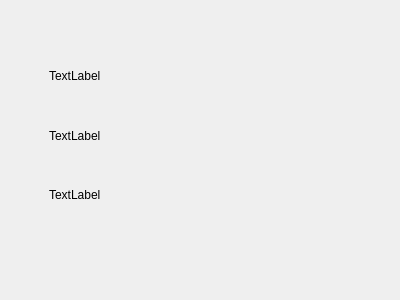
<?xml version="1.0" encoding="UTF-8"?>
<ui version="4.0">
 <class>Form</class>
 <widget class="QWidget" name="Form">
  <property name="geometry">
   <rect>
    <x>0</x>
    <y>0</y>
    <width>400</width>
    <height>300</height>
   </rect>
  </property>
  <property name="windowTitle">
   <string>Form</string>
  </property>
  <widget class="QStackedWidget" name="stackedWidget">
   <property name="geometry">
    <rect>
     <x>40</x>
     <y>40</y>
     <width>231</width>
     <height>191</height>
    </rect>
   </property>
   <property name="currentIndex">
    <number>0</number>
   </property>
   <widget class="QWidget" name="page">
    <layout class="QHBoxLayout" name="horizontalLayout">
     <item>
      <layout class="QVBoxLayout" name="verticalLayout">
       <item>
        <widget class="QLabel" name="label">
         <property name="text">
          <string>TextLabel</string>
         </property>
        </widget>
       </item>
       <item>
        <widget class="QLabel" name="label_3">
         <property name="text">
          <string>TextLabel</string>
         </property>
        </widget>
       </item>
       <item>
        <widget class="QLabel" name="label_2">
         <property name="text">
          <string>TextLabel</string>
         </property>
        </widget>
       </item>
      </layout>
     </item>
    </layout>
   </widget>
   <widget class="QWidget" name="page_2">
    <layout class="QVBoxLayout" name="verticalLayout_2">
     <item>
      <layout class="QHBoxLayout" name="horizontalLayout_2">
       <item>
        <widget class="QLabel" name="label_5">
         <property name="text">
          <string>TextLabel</string>
         </property>
        </widget>
       </item>
       <item>
        <widget class="QLabel" name="label_8">
         <property name="text">
          <string>TextLabel</string>
         </property>
        </widget>
       </item>
       <item>
        <widget class="QLabel" name="label_7">
         <property name="text">
          <string>TextLabel</string>
         </property>
        </widget>
       </item>
       <item>
        <widget class="QLabel" name="label_6">
         <property name="text">
          <string>TextLabel</string>
         </property>
        </widget>
       </item>
       <item>
        <widget class="QLabel" name="label_4">
         <property name="text">
          <string>TextLabel</string>
         </property>
        </widget>
       </item>
      </layout>
     </item>
    </layout>
   </widget>
  </widget>
 </widget>
 <resources/>
 <connections/>
</ui>
